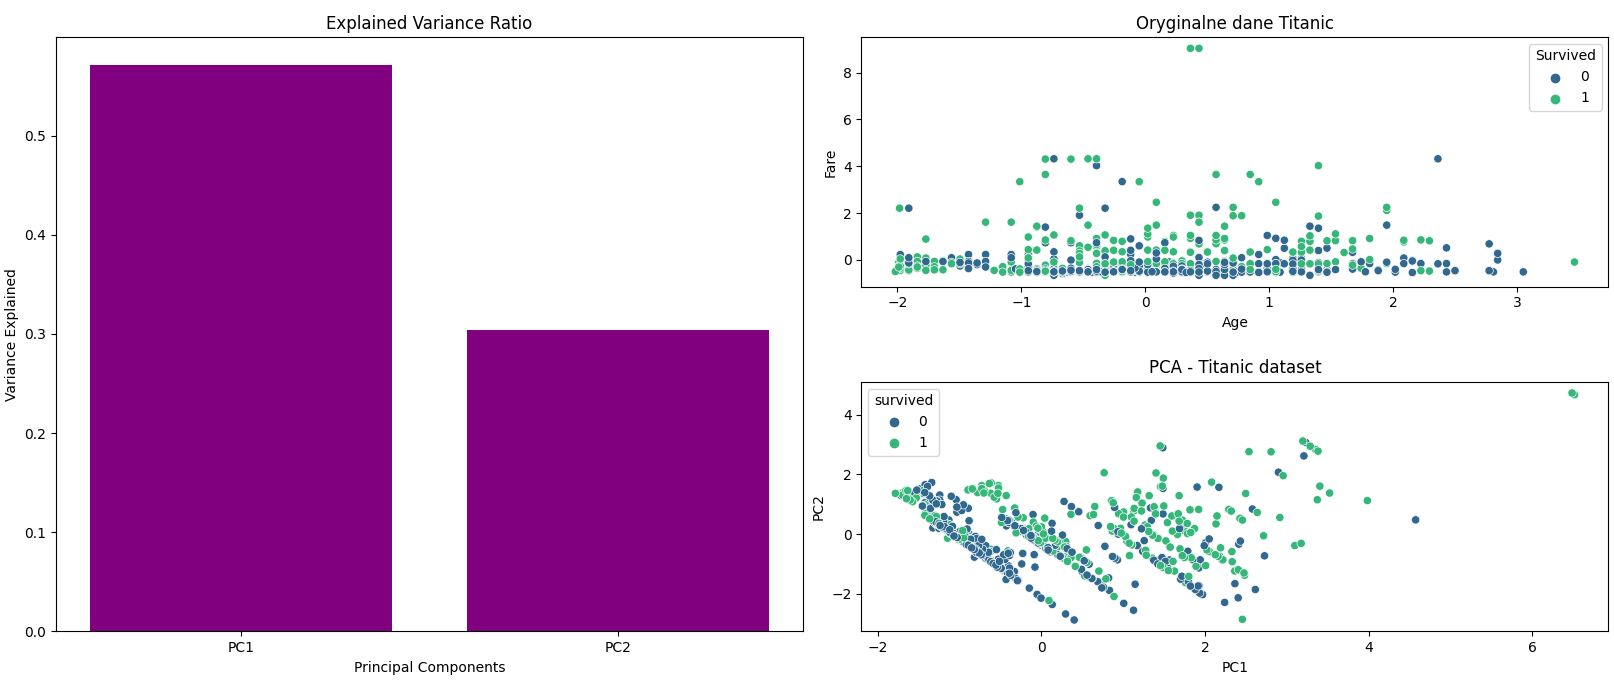

Generate this figure with Python:
import numpy as np
import pandas as pd
import matplotlib.pyplot as plt
import seaborn as sns
from sklearn.decomposition import PCA
from sklearn.preprocessing import StandardScaler

data=sns.load_dataset('titanic')

features = ['age', 'fare', 'pclass']

data = data.dropna(subset=features)

X = data[features]

X['pclass'] = X['pclass'].astype(float)

scaler = StandardScaler()
X_scaled = scaler.fit_transform(X)

pca = PCA(n_components=2)
X_reduced = pca.fit_transform(X_scaled)

plt.figure(figsize=(18, 6))

plt.subplot(2, 2, 2)
sns.scatterplot(x=X_scaled[:, 0], y=X_scaled[:, 1], hue=data['survived'], palette='viridis')
plt.xlabel('Age')
plt.ylabel('Fare')
plt.title('Oryginalne dane Titanic')
plt.legend(title='Survived')

plt.subplot(2, 2, 4)
sns.scatterplot(x=X_reduced[:, 0], y=X_reduced[:, 1], hue=data['survived'], palette='viridis')
plt.xlabel('PC1')
plt.ylabel('PC2')
plt.title('PCA - Titanic dataset')

plt.subplot(1, 2, 1)
explained_variance_ratio = pca.explained_variance_ratio_
plt.bar(['PC1', 'PC2'], explained_variance_ratio, color='purple')
plt.xlabel('Principal Components')
plt.ylabel('Variance Explained')
plt.title('Explained Variance Ratio')

plt.tight_layout()

plt.show()
